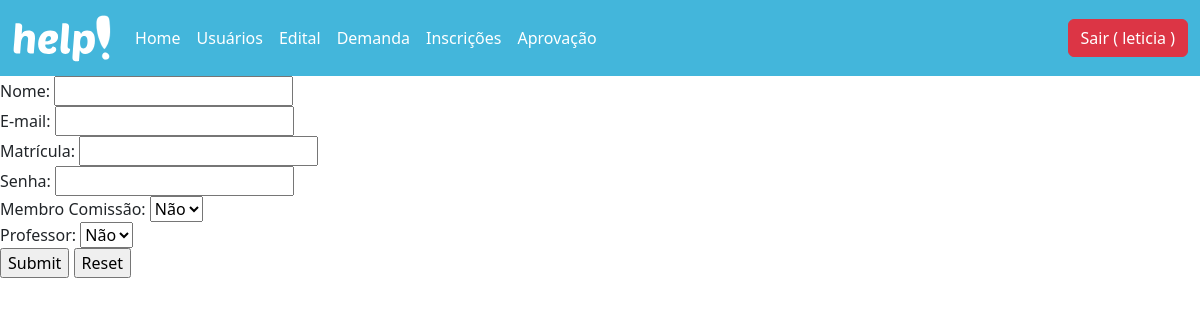
/usuarios/update/2 (signed in), run on an earlier commit of the app's database.
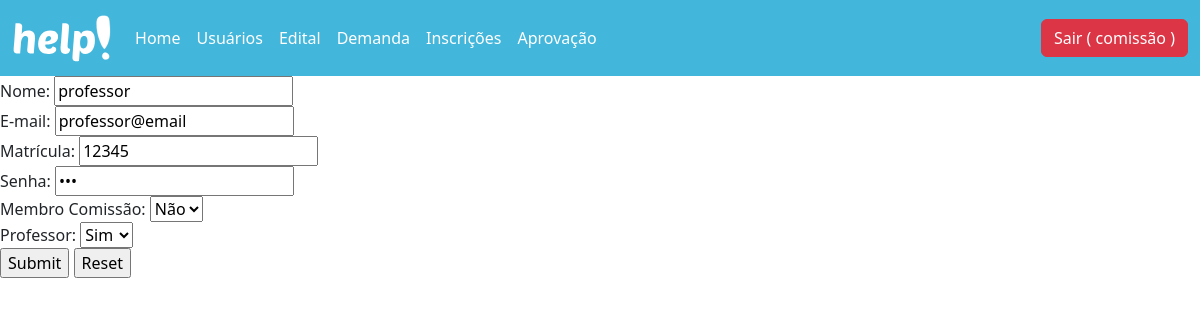
And on a later commit of the database.
### database/models.py (models this page shows, shortened)
class Usuario(db.Model, UserMixin):
  __tablename__= "usuario"
  id = db.Column(db.Integer, primary_key = True)
  nome = db.Column(db.String(100))
  email = db.Column(db.String(100))
  matricula = db.Column(db.String(100))
  senha = db.Column(db.String(100))
  admin = db.Column(db.Boolean)
  professor = db.Column(db.Boolean)

### controllers/usuario.py (the view, shortened to what this page needs)
@bp_usuarios.route('/update/<int:id>', methods=['GET', 'POST'])
@login_required
def update(id):
  if not current_user.admin:
    flash("Acesso não permitido")
    return redirect('/login')
  usuario = Usuario.query.get(id)
  if id and request.method=='GET':
    return render_template('usuarios_update.html', usuario=usuario)

### controllers/usuario.py (called while the page is built)
@lm.user_loader
def load_user(id):
  usuario = Usuario.query.filter_by(id=id).first()
  return usuario

### templates/usuarios_update.html (shortened to what this page needs)
{% extends 'header.html' %}
{% block container %}
<form action="/usuarios/update/{{usuario.id}}" method="POST">
  Nome: <input type="text" name="nome" value="{{usuario.nome}}"><br/>
  E-mail: <input type="email" name="email" value="{{usuario.email}}"><br/>
  Matrícula: <input type="text" name="matricula" value="{{usuario.matricula}}"><br/>
  Senha: <input type="password" name="senha" value="{{usuario.senha}}"><br/>
  Membro Comissão:
  <select name="admin">
    <option value="False" {{ 'selected' if not usuario.admin }}> Não</option>
  </select><br>
  Professor:
  <select name="professor">
    <option value="True" {{ 'selected' if usuario.professor }}> Sim</option>
    <option value="False" {{ 'selected' if not usuario.professor }}> Não</option>
  </select><br>
  <input type="submit" name="Editar">
  <input type="reset" name="Limpar">
</form>
{% endblock %}

### templates/header.html (shortened to what this page needs)
<!DOCTYPE html>
<html lang="pt-br">
<head>
  <link href="https://cdn.jsdelivr.net/npm/bootstrap@5.3.0-alpha1/dist/css/bootstrap.min.css" rel="stylesheet">
  <link rel="stylesheet" href="/static/header.css">
</head>
<body>
<nav class="navbar navbar-expand-lg bg-body-tertiary" style="background-color: #43B6DB !important;">
  <div class="container-fluid">
    <a class="navbar-brand" href="/usuarios/dashboard"><img src="/static/assets/help.svg" alt="..." height="50vh"></a>
    <div class="collapse navbar-collapse" id="navbarSupportedContent">
      <ul class="navbar-nav me-auto mb-2 mb-lg-0">
        <li class="nav-item">
          <a class="nav-link active" aria-current="page" href="/usuarios/dashboard">Home</a>
        </li>
        {% if current_user.admin %}
        <li class="nav-item">
          <a class="nav-link" href="/usuarios/recovery">Usuários</a>
        </li>
        {% endif %}
        {% if current_user.admin %}
        <li class="nav-item">
          <a class="nav-link" href="/edital/recovery">Edital</a>
        </li>
        {% endif %}
        {% if current_user.professor %}
        <li class="nav-item">
          <a class="nav-link" href="/demanda/recovery">Demanda</a>
        </li>
        {% endif %}
        {% if current_user.professor %}
        <li class="nav-item">
          <a class="nav-link" href="/inscricao/recovery">Inscrições</a>
        </li>
        {% endif %}
        {% if current_user.professor %}
        <li class="nav-item">
          <a class="nav-link" href="/aprovacao/recovery">Aprovação</a>
        </li>
        {% endif %}
      </ul>
      <form class="d-flex" role="search">
        <a href="{{url_for('usuarios.logoff')}}" class="btn btn-danger" id="button-sair">Sair ( {{current_user.nome}} )</a>
      </form>
    </div>
  </div>
</nav>
  {% block container %}
  {% endblock %}
</body>
</html>

What changed in the data, as far as the page shows it:
changed Usuario: nome "leticia" → "comissão"
added Usuario: nome "professor", email "professor@email", matricula "12345"
Also different on the page:
form field professor: "Não" → "Sim"
